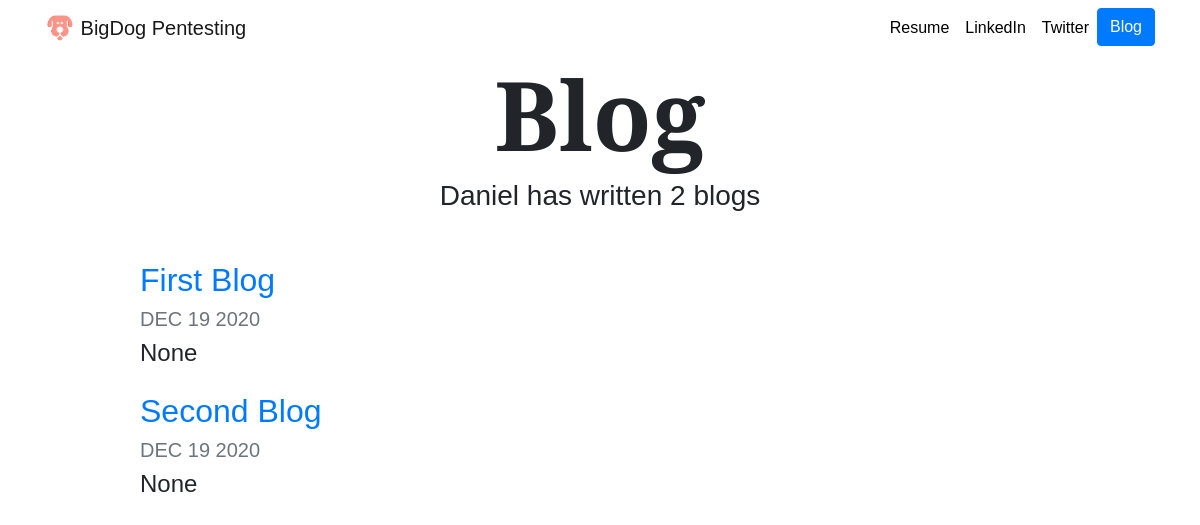
Before: /blog/ with the older database file.
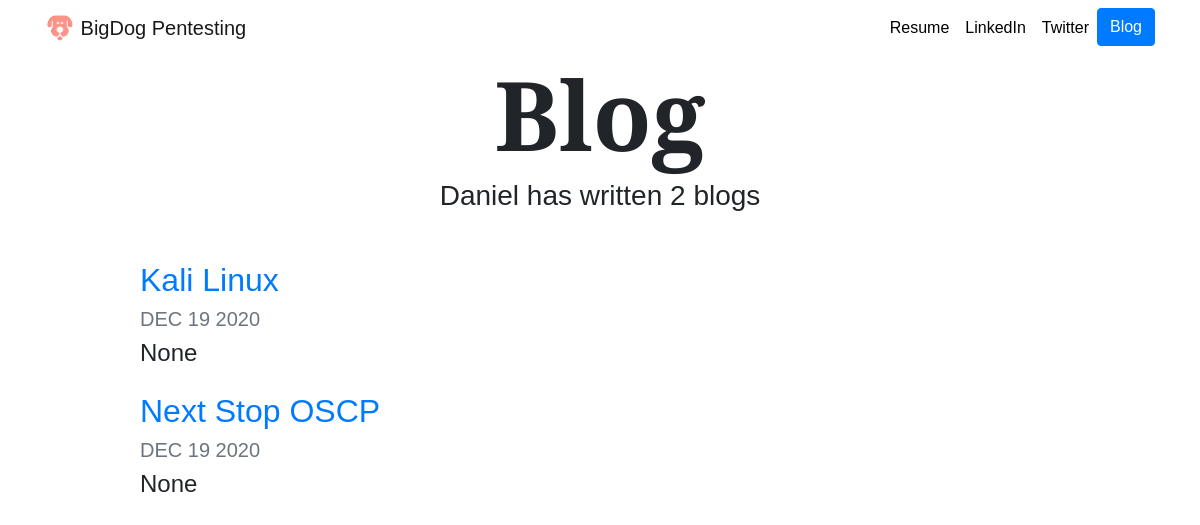
After: the same page with the newer database file.
### blog/models.py (models this page shows, shortened)
class Blog(models.Model):
    title = models.CharField(max_length=200)
    blog = models.TextField()
    date = models.DateField()
    writer = models.CharField(max_length=30, null=True)

### blog/views.py (the view)
# urls.py: path('', views.all_blogs, name='all_blogs'),
def all_blogs(request):
    blogs=Blog.objects.order_by('-date')
    return render(request, 'blog/all_blogs.html', {'blogs':blogs})

### blog/templates/blog/all_blogs.html (shortened to what this page needs)
{% extends "portfolio/base.html" %}
{% load static %}
{% block content %}
<h1 id="blogtitle" class="font-weight-bold text-center">Blog</h1>
<h3 class="text-center mb-5">Daniel has written {{ blogs.count }} blog{{ blogs.count|pluralize }}</h3>
{% for blog in blogs %}
<div class="row justify-content-center my-3">
  <div class="col-md-10">
    <a href="{% url 'blog:detail' blog.id %}">
      <h2>{{ blog.title }}</h2>
    </a>
    <h5 class="text-muted">{{ blog.date|date:'M d Y'|upper }}</h5>
    <h4>{{ blog.writer }}</h4>
  </div>
</div>
{% endfor %}
{% endblock %}

Changed rows visible on the page:
changed Blog: title "First Blog" → "Kali Linux"
changed Blog: title "Second Blog" → "Next Stop OSCP"
